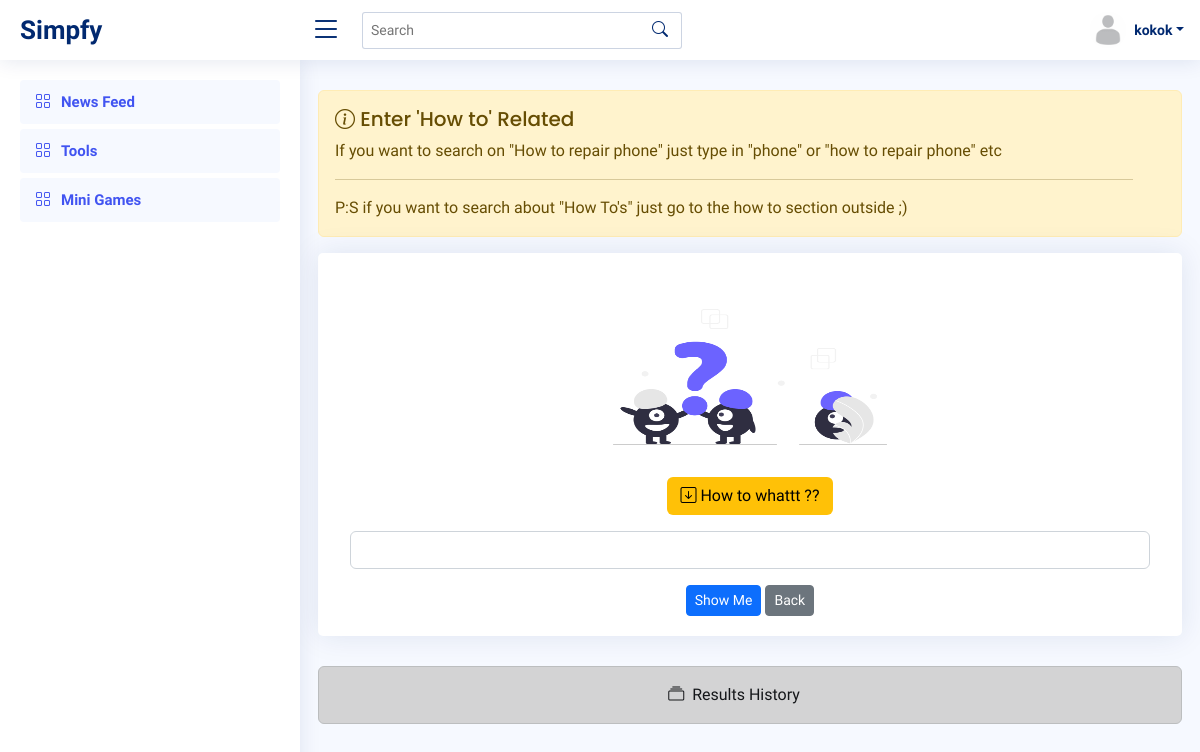
The page /wikihow (signed in) on the database as committed earlier.
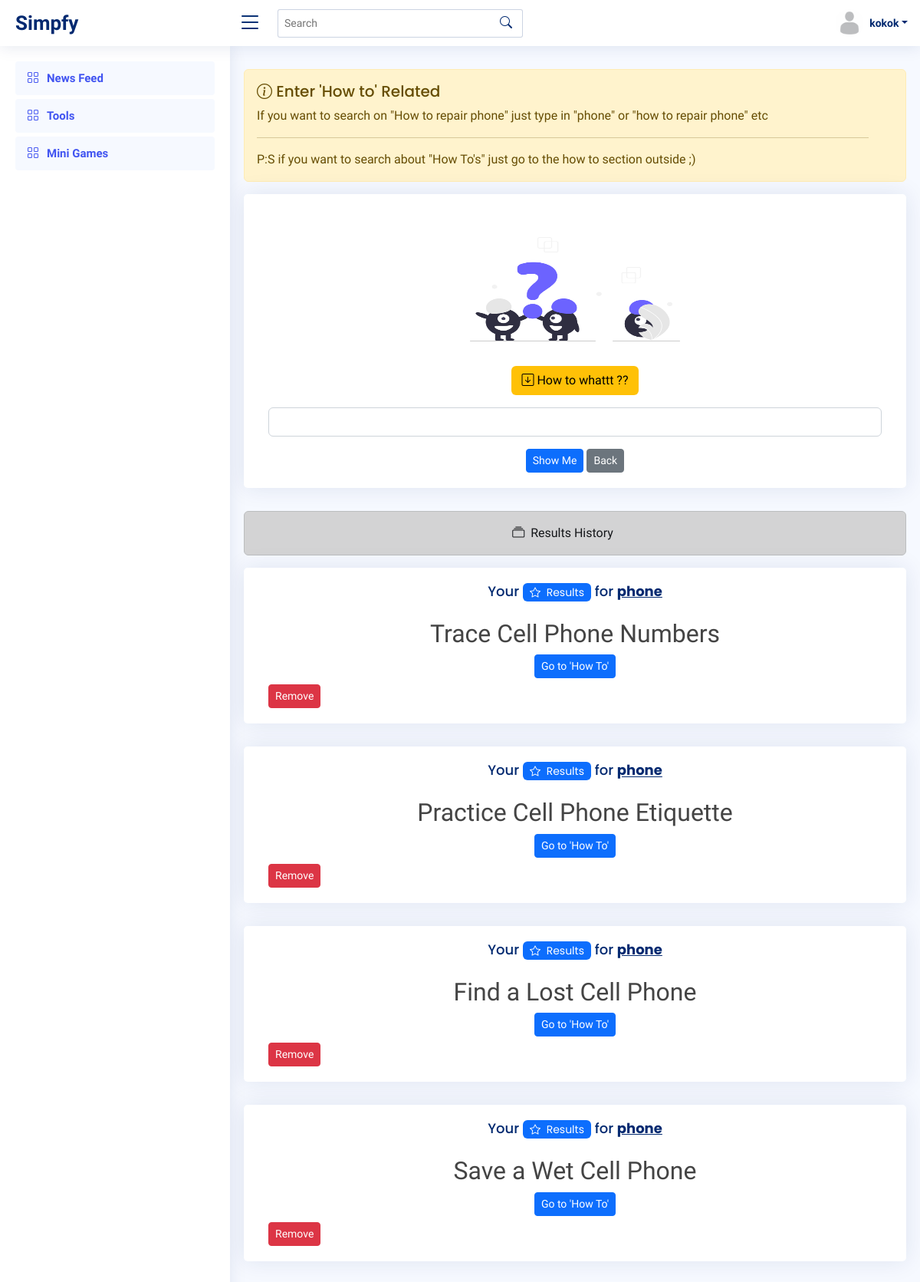
The same page on the database as committed later.
### prof/models.py (models this page shows, shortened)
class Profile(models.Model):
    user = models.OneToOneField(User, on_delete=models.CASCADE)
    id_user = models.IntegerField()
    image = models.ImageField(upload_to='profile_images', default='blank.png')
    fname = models.CharField(max_length=300, null=True, blank=True)
    bio = models.CharField(max_length=300, null=True, blank=True)
    location = models.CharField(max_length=300, null=True, blank=True)
    saved = models.ManyToManyField("feed.Feed", related_name="Profile", blank=True)

### tools/models.py (models this page shows)
class Wikihow(models.Model):
    user = models.ForeignKey(Profile, on_delete=models.CASCADE, null=True)
    quest = models.CharField(max_length=1000, null=True, blank=True)
    title = models.CharField(max_length=500, null=True, blank=True)
    id_title = models.CharField(max_length=100, null=True, blank=True)
    html = models.TextField(max_length=100000, null=True, blank=True)

### tools/views.py (the view, shortened to what this page needs)
# urls.py: path('wikihow', views.wikihow, name="wikihow"),
def wikihow(request):
    user_object = User.objects.get(username=request.user.username)
    user_profile = Profile.objects.get(user=user_object)
    all_user = Profile.objects.all()
    user_request = User.objects.get(username=request.user.username)
    user_req = Profile.objects.get(user=user_request)
    answer = Wikihow.objects.all().filter(user=user_profile)
    context = {
        'user_profile':user_profile,
        'all_user' : all_user,
        'user_req' : user_req,
        'answer' : answer
    }
    return render(request, 'tools/tools_wikihow.html', context)

### templates/tools/tools_wikihow.html (shortened to what this page needs)
{% load static %}
{% include "../header.html" %}
<main id="main" class="main">
    <section class="section">
        <div class="row align-items-top">
          <div class="alert alert-warning alert-dismissible fade show" role="alert">
            <h4 class="alert-heading"><i class="bi bi-info-circle"></i> Enter 'How to' Related</h4>
            <p>If you want to search on "How to repair phone" just type in "phone" or "how to repair phone" etc</p>
            <hr>
            <p class="mb-0">P:S if you want to search about "How To's" just go to the how to section outside ;)</p>
          </div>
            <div class="card">
              <div class="card-body"><br>
                <form action="" method="POST" enctype="multipart/form-data" class="row g-3">
                  <div class="col-12">
                    <center><label class="form-label"><img src="{% static 'tools/img/ask1.png' %}" width=400 height=200><br>
                      <h3 class="btn bg-warning" style="color:black;"><i class="bi bi-arrow-down-square"></i> How to whattt ??</h3>
                     </label></center>
                    <input type="text" name="ask" class="form-control" id="inputNanme4">
                  </div>
                  <div class="text-center">
                    <button type="submit" class="btn btn-primary btn-sm">Show Me</button>
                    <a href="/tools-index" class="btn btn-secondary btn-sm">Back</a>
                  </div>
                </form>
              </div>
            </div>
        </div>
        <div class="row">
          <div class="alert alert-dark alert-dismissible fade show" role="alert">
            <center><i class="bi bi-collection me-1"></i>
            Results History</center>
          </div>
          {% for ans in answer reversed%}
          <div class="card text-center">
            <div>
              <h5 class="card-title">Your <span class="badge bg-primary" style="color:white;"><i class="bi bi-star me-1"></i> Results</span> for <u><b>{{ans.quest}}</b></u></h5>
            </div>
            <div class="card-body">
              <h2>{{ans.title}}</h2>
              <h5><a href="wikihowres/{{ans.id_title}}" class="btn btn-primary btn-sm">Go to 'How To'</a></h5>
              <a style="float:left;" href="/wikihowdel/{{ans.id}}" class="btn btn-danger btn-sm">Remove</a>
            </div>
          </div>
          {% endfor %}
        </div>
    </section>
</main>
{% include '../footer.html' %}

### templates/header.html (shortened to what this page needs)
{% load static %}
<!DOCTYPE html>
<html lang="en">
<head>
  <link href="{% static 'feed/vendor/bootstrap/css/bootstrap.min.css' %}" rel="stylesheet">
  <link href="{% static 'feed/vendor/bootstrap-icons/bootstrap-icons.css' %}" rel="stylesheet">
  <link href="{% static 'feed/vendor/boxicons/css/boxicons.min.css' %}" rel="stylesheet">
  <link href="{% static 'feed/vendor/quill/quill.snow.css' %}" rel="stylesheet">
  <link href="{% static 'feed/vendor/quill/quill.bubble.css' %}" rel="stylesheet">
  <link href="{% static 'feed/vendor/remixicon/remixicon.css' %}" rel="stylesheet">
  <link href="{% static 'feed/vendor/simple-datatables/style.css' %}" rel="stylesheet">
  <link href="{% static 'feed/css/style.css' %}" rel="stylesheet">
  <link href="{% static 'feed/css/custom.css' %}" rel="stylesheet">
</head>
<body>
  <header id="header" class="header fixed-top d-flex align-items-center">
    <div class="d-flex align-items-center justify-content-between">
      <a href="/" class="logo d-flex align-items-center">
        <span class="d-none d-lg-block">Simpfy</span>
      </a>
      <i class="bi bi-list toggle-sidebar-btn"></i>
    </div>
    <div class="search-bar">
      <form class="search-form d-flex align-items-center" method="POST" action="">
        <input type="text" name="query" placeholder="Search" title="Enter search keyword">
        <button type="submit" title="Search"><i class="bi bi-search"></i></button>
      </form>
    </div>
    <nav class="header-nav ms-auto">
      <ul class="d-flex align-items-center">
        <li class="nav-item dropdown pe-3">
          <a class="nav-link nav-profile d-flex align-items-center pe-0" href="#" data-bs-toggle="dropdown">
            <img src="{{ user_req.image.url }}" alt="Profile" class="rounded-circle">
            <span class="d-none d-md-block dropdown-toggle ps-2">{{ user_req.user.username }}</span>
          </a>
        </li>
      </ul>
    </nav>
  </header>
  <aside id="sidebar" class="sidebar">
    <ul class="sidebar-nav" id="sidebar-nav">
      <li class="nav-item">
        <a class="nav-link " href="/">
          <i class="bi bi-grid"></i>
          <span>News Feed</span>
        </a>
      </li>
      <li class="nav-item">
        <a class="nav-link " href="/tools-index">
          <i class="bi bi-grid"></i>
          <span>Tools</span>
        </a>
      </li>
      <li class="nav-item">
        <a class="nav-link " href="/mini-index">
          <i class="bi bi-grid"></i>
          <span>Mini Games</span>
        </a>
      </li>
    </ul>
  </aside>

### templates/footer.html (shortened to what this page needs)
{% load static %}
</body>
</html>

### static/feed/css/style.css (style rules this page uses)
:root { scroll-behavior: smooth; }
body { font-family: "Open Sans", sans-serif; background: #f6f9ff; color: #444444; }
a { color: #4154f1; text-decoration: none; }
h1, h2, h3, h4, h5, h6 { font-family: "Nunito", sans-serif; }
#main { margin-top: 60px; padding: 20px 30px; transition: all 0.3s; }
.card { margin-bottom: 30px; border: none; border-radius: 5px; box-shadow: 0px 0 30px rgba(1, 41, 112, 0.1); }
.card-title { padding: 20px 0 15px 0; font-size: 18px; font-weight: 500; color: #012970; font-family: "Poppins", sans-serif; }
.card-title span { color: #899bbd; font-size: 14px; font-weight: 400; }
.card-body { padding: 0 20px 20px 20px; }
.alert-heading { font-weight: 500; font-family: "Poppins", sans-serif; font-size: 20px; }
.logo { line-height: 1; }
@media (min-width: 1200px) { .logo { width: 280px; } }
.logo span { font-size: 26px; font-weight: 700; color: #012970; font-family: "Nunito", sans-serif; }
.header { transition: all 0.5s; z-index: 997; height: 60px; box-shadow: 0px 2px 20px rgba(1, 41, 112, 0.1); background-color: #fff; padding-left: 20px; }
.header .toggle-sidebar-btn { font-size: 32px; padding-left: 10px; cursor: pointer; color: #012970; }
.header .search-bar { min-width: 360px; padding: 0 20px; }
.header .search-form { width: 100%; }
.header .search-form input { border: 0; font-size: 14px; color: #012970; border: 1px solid rgba(1, 41, 112, 0.2); padding: 7px 38px 7px 8px; border-radius: 3px; transition: 0.3s; width: 100%; }
.header .search-form button { border: 0; padding: 0; margin-left: -30px; background: none; }
.header .search-form button i { color: #012970; }
.header-nav ul { list-style: none; }
.header-nav>ul { margin: 0; padding: 0; }
.header-nav .nav-profile { color: #012970; }
.header-nav .nav-profile img { max-height: 36px; }
.header-nav .nav-profile span { font-size: 14px; font-weight: 600; }
.sidebar { position: fixed; top: 60px; left: 0; bottom: 0; width: 300px; z-index: 996; transition: all 0.3s; padding: 20px; overflow-y: auto; scrollbar-width: thin; scrollbar-color: #aab7cf transparent; box-shadow: 0px 0px 20px rgba(1, 41, 112, 0.1); background-color: #fff; }
@media (min-width: 1200px) { #main, #footer { margin-left: 300px; } }
.sidebar-nav { padding: 0; margin: 0; list-style: none; }
.sidebar-nav li { padding: 0; margin: 0; list-style: none; }
.sidebar-nav .nav-item { margin-bottom: 5px; }
.sidebar-nav .nav-link { display: flex; align-items: center; font-size: 15px; font-weight: 600; color: #4154f1; transition: 0.3; background: #f6f9ff; padding: 10px 15px; border-radius: 4px; }
.sidebar-nav .nav-link i { font-size: 16px; margin-right: 10px; color: #4154f1; }

Rows that differ between the two databases and show on the page:
added Wikihow: quest "phone", title "Trace Cell Phone Numbers"
added Wikihow: quest "phone", title "Practice Cell Phone Etiquette"
added Wikihow: quest "phone", title "Find a Lost Cell Phone"
added Wikihow: quest "phone", title "Save a Wet Cell Phone"
